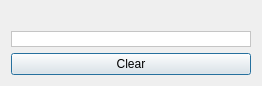
<?xml version="1.0" encoding="UTF-8"?>
<ui version="4.0">
 <class>KeySequencer</class>
 <widget class="QDialog" name="KeySequencer">
  <property name="geometry">
   <rect>
    <x>0</x>
    <y>0</y>
    <width>262</width>
    <height>79</height>
   </rect>
  </property>
  <property name="sizePolicy">
   <sizepolicy hsizetype="Preferred" vsizetype="Minimum">
    <horstretch>0</horstretch>
    <verstretch>0</verstretch>
   </sizepolicy>
  </property>
  <property name="windowTitle">
   <string>Press key sequence</string>
  </property>
  <layout class="QVBoxLayout" name="verticalLayout">
   <item>
    <widget class="QLabel" name="DescLabel_">
     <property name="text">
      <string/>
     </property>
    </widget>
   </item>
   <item>
    <widget class="QLabel" name="Shortcut_">
     <property name="styleSheet">
      <string>background-color: rgb(255, 255, 255);</string>
     </property>
     <property name="frameShape">
      <enum>QFrame::StyledPanel</enum>
     </property>
     <property name="text">
      <string/>
     </property>
     <property name="alignment">
      <set>Qt::AlignCenter</set>
     </property>
    </widget>
   </item>
   <item>
    <widget class="QPushButton" name="pushButton">
     <property name="text">
      <string>Clear</string>
     </property>
    </widget>
   </item>
  </layout>
 </widget>
 <resources/>
 <connections>
  <connection>
   <sender>pushButton</sender>
   <signal>released()</signal>
   <receiver>KeySequencer</receiver>
   <slot>accept()</slot>
   <hints>
    <hint type="sourcelabel">
     <x>84</x>
     <y>41</y>
    </hint>
    <hint type="destinationlabel">
     <x>86</x>
     <y>63</y>
    </hint>
   </hints>
  </connection>
 </connections>
</ui>
